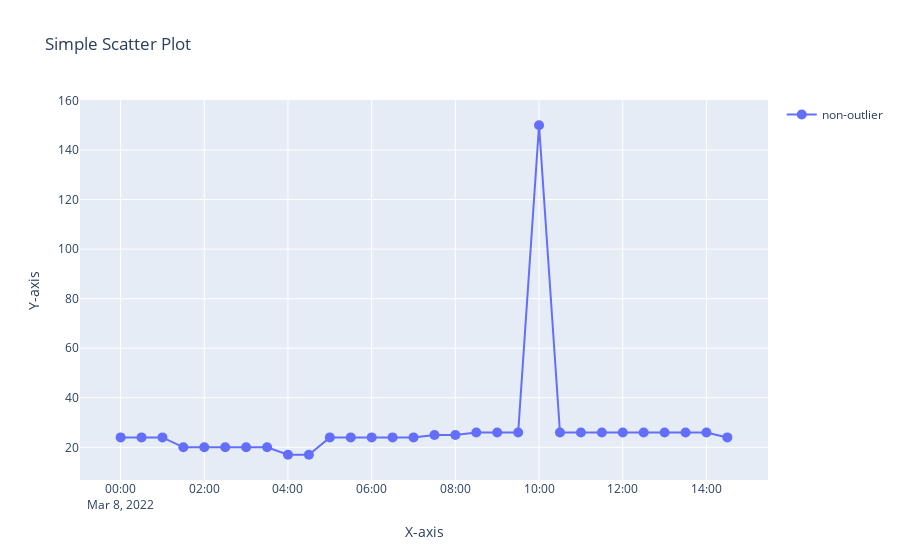

Notebook cell for this chart:
### Code cell
df = pd.read_csv("data/manipulated_data.csv", delimiter=";", header=3)  #, index_col="Date/Time") 
df["Date/Time"] = pd.to_datetime(df["Date/Time"]) 
df["Date/Time-unix"] = df["Date/Time"].apply(lambda x: int(time.mktime(x.timetuple())))
df["Model_Outlier"] = 0
df["Manual_Outlier"] = -1
df = df[:100]
# df.loc[30:]["Model_Outlier"] = 1 Den här funkar inte, då finns alla 100 datapunkter med i trace och alla 100 plottas
df.loc[30:, "Model_Outlier"] = 1  # Den här funkar, då finns enbart de första 30 datapunkterna med i trace och dessa 30 plottas
trace = go.Scatter(x=df[(df["Model_Outlier"] != 1) | \
                                           (df["Model_Outlier"] == 1) & (df["Manual_Outlier"] == 0)]["Date/Time"], 
                                y=df[(df["Model_Outlier"] != 1) | \
                                           (df["Model_Outlier"] == 1) & (df["Manual_Outlier"] == 0)]["Water level, Nap (cm)"],
                                mode="markers+lines", 
                                selected_marker_color = "orange",
                                visible=True,
                                opacity=1.0,
                                marker=dict(size=10, 
                                            colorscale=["blue", "green"]), # color=numeric_df[numeric_columns[0]]),
                                            showlegend=True,
                                            name="non-outlier") 
layout = go.Layout(title="Simple Scatter Plot",
                   xaxis=dict(title="X-axis"),
                   yaxis=dict(title="Y-axis"))

fig = go.FigureWidget(data=trace, layout=layout)
fig.show()

### Figure 1 — Plotly figure (JSON) as saved in the notebook; plotly's stock layout.template omitted (floating-point values rounded to 4 significant figures)
{"data": [{"marker": {"colorscale": [[0, "blue"], [1, "green"]], "size": 10}, "mode": "markers+lines", "name": "non-outlier", "opacity": 1, "selected": {"marker": {"color": "orange"}}, "showlegend": true, "type": "scatter", "uid": "dd09ff4c-bde2-4e00-a47e-f3be43f3706a", "visible": true, "x": ["2022-03-08T00:00:04", "2022-03-08T00:30:00", "2022-03-08T01:00:00", "2022-03-08T01:30:00", "2022-03-08T02:00:00", "2022-03-08T02:30:00", "2022-03-08T03:00:00", "2022-03-08T03:30:04", "2022-03-08T04:00:00", "2022-03-08T04:30:00", "2022-03-08T05:00:00", "2022-03-08T05:30:04", "2022-03-08T06:00:00", "2022-03-08T06:30:00", "2022-03-08T07:00:00", "2022-03-08T07:30:04", "2022-03-08T08:00:00", "2022-03-08T08:30:00", "2022-03-08T09:00:00", "2022-03-08T09:30:04", "2022-03-08T10:00:00", "2022-03-08T10:30:00", "2022-03-08T11:00:00", "2022-03-08T11:30:04", "2022-03-08T12:00:00", "2022-03-08T12:30:00", "2022-03-08T13:00:00", "2022-03-08T13:30:04", "2022-03-08T14:00:00", "2022-03-08T14:30:00"], "y": [24, 24, 24, 20, 20, 20, 20, 20, 17, 17, 24, 24, 24, 24, 24, 25, 25, 26, 26, 26, 150, 26, 26, 26, 26, 26, 26, 26, 26, 24]}], "layout": {"title": {"text": "Simple Scatter Plot"}, "xaxis": {"title": {"text": "X-axis"}}, "yaxis": {"title": {"text": "Y-axis"}}}}
